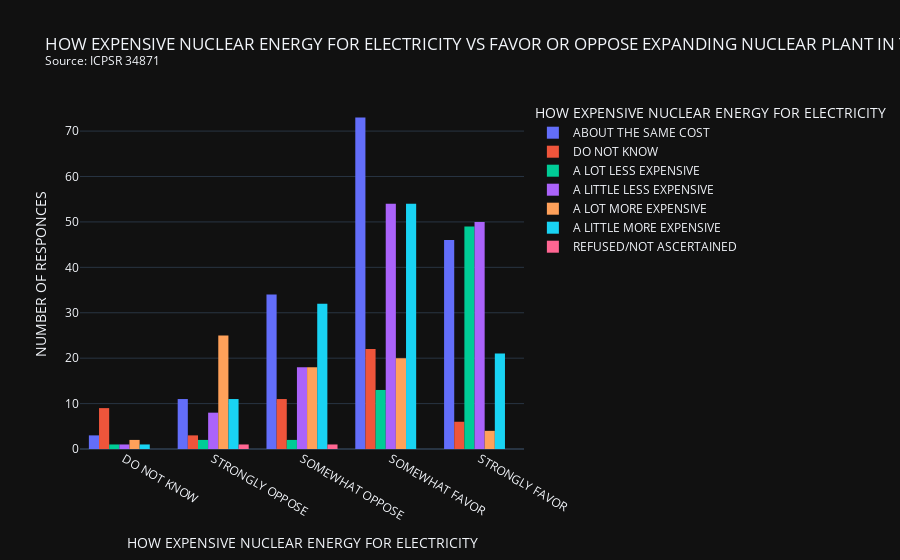
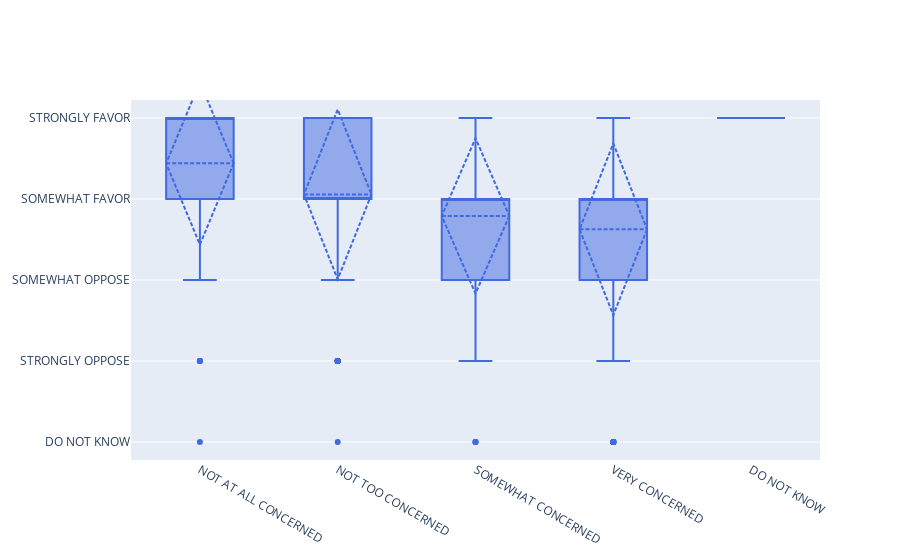

These figures' notebook cell, in order:
### Markdown cell above
Generally, there is a much larger amount who are concerned with energy independence

And those who are concerned about energy independence are for nuclear energy

### Code cell
# Q12: HOW EXPENSIVE NUCLEAR ENERGY FOR ELECTRICITY
# Q13: FAVOR OR OPPOSE EXPANDING NUCLEAR PLANT IN THE MIDLANDS OF SC

concern_list = ["Not at all concerned", "Not too concerned", "Somewhat concerned", "Very concerned"]
concern_list = [x.upper() for x in concern_list]

s = "HOW EXPENSIVE NUCLEAR ENERGY FOR ELECTRICITY" + " VS " + "FAVOR OR OPPOSE EXPANDING NUCLEAR PLANT IN THE MIDLANDS OF SC"
title = s + "<br><sup>Source: ICPSR 34871<sup>"
fig = px.histogram(df_IC, x="Q13", color="Q12", template='plotly_dark', title=title, barmode="group").update_xaxes(categoryorder='array', categoryarray=["DO NOT KNOW", "STRONGLY OPPOSE", "SOMEWHAT OPPOSE", "SOMEWHAT FAVOR", "STRONGLY FAVOR"]).update_layout(
xaxis_title="HOW EXPENSIVE NUCLEAR ENERGY FOR ELECTRICITY", yaxis_title="NUMBER OF RESPONCES", legend_title="HOW EXPENSIVE NUCLEAR ENERGY FOR ELECTRICITY",
)
fig.show()

fig = go.Figure()
fig.add_trace(go.Box(
    y=df_IC["Q13"],
    x=df_IC["Q10"],
    name='Mean & SD',
    marker_color='royalblue',
    boxmean='sd' # represent mean and standard deviationfor x in 
)).update_yaxes(categoryorder='array', categoryarray=["DO NOT KNOW", "STRONGLY OPPOSE", "SOMEWHAT OPPOSE", "SOMEWHAT FAVOR", "STRONGLY FAVOR"]).update_xaxes(
    categoryorder='array', categoryarray=concern_list)
fig.show()

### Figure 1 — Plotly figure (JSON) as saved in the notebook; plotly's stock layout.template omitted (floating-point values rounded to 4 significant figures; data arrays with more than 128 entries replaced by an {"elided": "..."} marker saying what was removed)
{"data": [{"alignmentgroup": "True", "bingroup": "x", "hovertemplate": "Q12=ABOUT THE SAME COST<br>Q13=%{x}<br>count=%{y}<extra></extra>", "legendgroup": "ABOUT THE SAME COST", "marker": {"color": "#636efa", "pattern": {"shape": ""}}, "name": "ABOUT THE SAME COST", "offsetgroup": "ABOUT THE SAME COST", "orientation": "v", "showlegend": true, "type": "histogram", "x": {"elided": "167 str values"}, "xaxis": "x", "yaxis": "y"}, {"alignmentgroup": "True", "bingroup": "x", "hovertemplate": "Q12=DO NOT KNOW<br>Q13=%{x}<br>count=%{y}<extra></extra>", "legendgroup": "DO NOT KNOW", "marker": {"color": "#EF553B", "pattern": {"shape": ""}}, "name": "DO NOT KNOW", "offsetgroup": "DO NOT KNOW", "orientation": "v", "showlegend": true, "type": "histogram", "x": ["SOMEWHAT OPPOSE", "SOMEWHAT FAVOR", "DO NOT KNOW", "SOMEWHAT FAVOR", "STRONGLY FAVOR", "DO NOT KNOW", "DO NOT KNOW", "STRONGLY OPPOSE", "SOMEWHAT FAVOR", "DO NOT KNOW", "STRONGLY FAVOR", "SOMEWHAT OPPOSE", "SOMEWHAT FAVOR", "SOMEWHAT FAVOR", "STRONGLY FAVOR", "DO NOT KNOW", "SOMEWHAT FAVOR", "SOMEWHAT FAVOR", "SOMEWHAT OPPOSE", "SOMEWHAT FAVOR", "SOMEWHAT FAVOR", "SOMEWHAT OPPOSE", "SOMEWHAT FAVOR", "SOMEWHAT FAVOR", "SOMEWHAT FAVOR", "SOMEWHAT OPPOSE", "SOMEWHAT OPPOSE", "STRONGLY FAVOR", "DO NOT KNOW", "SOMEWHAT FAVOR", "SOMEWHAT OPPOSE", "STRONGLY FAVOR", "STRONGLY FAVOR", "SOMEWHAT FAVOR", "SOMEWHAT FAVOR", "SOMEWHAT OPPOSE", "SOMEWHAT FAVOR", "DO NOT KNOW", "SOMEWHAT OPPOSE", "SOMEWHAT FAVOR", "STRONGLY OPPOSE", "STRONGLY OPPOSE", "SOMEWHAT OPPOSE", "DO NOT KNOW", "DO NOT KNOW", "SOMEWHAT FAVOR", "SOMEWHAT FAVOR", "SOMEWHAT FAVOR", "SOMEWHAT FAVOR", "SOMEWHAT OPPOSE", "SOMEWHAT FAVOR"], "xaxis": "x", "yaxis": "y"}, {"alignmentgroup": "True", "bingroup": "x", "hovertemplate": "Q12=A LOT LESS EXPENSIVE<br>Q13=%{x}<br>count=%{y}<extra></extra>", "legendgroup": "A LOT LESS EXPENSIVE", "marker": {"color": "#00cc96", "pattern": {"shape": ""}}, "name": "A LOT LESS EXPENSIVE", "offsetgroup": "A LOT LESS EXPENSIVE", "orientation": "v", "showlegend": true, "type": "histogram", "x": ["STRONGLY FAVOR", "STRONGLY FAVOR", "STRONGLY FAVOR", "SOMEWHAT FAVOR", "SOMEWHAT FAVOR", "SOMEWHAT FAVOR", "STRONGLY FAVOR", "STRONGLY FAVOR", "SOMEWHAT FAVOR", "STRONGLY FAVOR", "STRONGLY FAVOR", "STRONGLY FAVOR", "STRONGLY FAVOR", "STRONGLY FAVOR", "STRONGLY FAVOR", "SOMEWHAT OPPOSE", "SOMEWHAT FAVOR", "STRONGLY FAVOR", "STRONGLY FAVOR", "SOMEWHAT FAVOR", "STRONGLY FAVOR", "STRONGLY FAVOR", "SOMEWHAT FAVOR", "STRONGLY FAVOR", "STRONGLY FAVOR", "STRONGLY FAVOR", "STRONGLY FAVOR", "STRONGLY FAVOR", "STRONGLY FAVOR", "STRONGLY FAVOR", "STRONGLY FAVOR", "STRONGLY FAVOR", "STRONGLY FAVOR", "STRONGLY FAVOR", "STRONGLY FAVOR", "STRONGLY FAVOR", "STRONGLY FAVOR", "STRONGLY FAVOR", "STRONGLY FAVOR", "STRONGLY FAVOR", "STRONGLY OPPOSE", "SOMEWHAT FAVOR", "STRONGLY FAVOR", "STRONGLY FAVOR", "STRONGLY FAVOR", "SOMEWHAT FAVOR", "SOMEWHAT OPPOSE", "STRONGLY OPPOSE", "SOMEWHAT FAVOR", "DO NOT KNOW", "STRONGLY FAVOR", "STRONGLY FAVOR", "STRONGLY FAVOR", "STRONGLY FAVOR", "SOMEWHAT FAVOR", "STRONGLY FAVOR", "STRONGLY FAVOR", "STRONGLY FAVOR", "STRONGLY FAVOR", "STRONGLY FAVOR", "STRONGLY FAVOR", "SOMEWHAT FAVOR", "SOMEWHAT FAVOR", "STRONGLY FAVOR", "STRONGLY FAVOR", "STRONGLY FAVOR", "STRONGLY FAVOR"], "xaxis": "x", "yaxis": "y"}, {"alignmentgroup": "True", "bingroup": "x", "hovertemplate": "Q12=A LITTLE LESS EXPENSIVE<br>Q13=%{x}<br>count=%{y}<extra></extra>", "legendgroup": "A LITTLE LESS EXPENSIVE", "marker": {"color": "#ab63fa", "pattern": {"shape": ""}}, "name": "A LITTLE LESS EXPENSIVE", "offsetgroup": "A LITTLE LESS EXPENSIVE", "orientation": "v", "showlegend": true, "type": "histogram", "x": {"elided": "131 str values"}, "xaxis": "x", "yaxis": "y"}, {"alignmentgroup": "True", "bingroup": "x", "hovertemplate": "Q12=A LOT MORE EXPENSIVE<br>Q13=%{x}<br>count=%{y}<extra></extra>", "legendgroup": "A LOT MORE EXPENSIVE", "marker": {"color": "#FFA15A", "pattern": {"shape": ""}}, "name": "A LOT MORE EXPENSIVE", "offsetgroup": "A LOT MORE EXPENSIVE", "orientation": "v", "showlegend": true, "type": "histogram", "x": ["SOMEWHAT OPPOSE", "STRONGLY OPPOSE", "SOMEWHAT FAVOR", "STRONGLY OPPOSE", "STRONGLY OPPOSE", "SOMEWHAT OPPOSE", "SOMEWHAT FAVOR", "SOMEWHAT OPPOSE", "STRONGLY FAVOR", "STRONGLY OPPOSE", "STRONGLY OPPOSE", "SOMEWHAT OPPOSE", "SOMEWHAT OPPOSE", "DO NOT KNOW", "SOMEWHAT FAVOR", "SOMEWHAT OPPOSE", "SOMEWHAT OPPOSE", "SOMEWHAT FAVOR", "SOMEWHAT OPPOSE", "SOMEWHAT FAVOR", "STRONGLY OPPOSE", "SOMEWHAT OPPOSE", "STRONGLY FAVOR", "SOMEWHAT OPPOSE", "SOMEWHAT FAVOR", "STRONGLY OPPOSE", "STRONGLY OPPOSE", "SOMEWHAT FAVOR", "SOMEWHAT OPPOSE", "STRONGLY OPPOSE", "STRONGLY OPPOSE", "STRONGLY FAVOR", "SOMEWHAT FAVOR", "SOMEWHAT FAVOR", "STRONGLY OPPOSE", "STRONGLY OPPOSE", "STRONGLY OPPOSE", "STRONGLY OPPOSE", "SOMEWHAT FAVOR", "STRONGLY OPPOSE", "SOMEWHAT OPPOSE", "SOMEWHAT OPPOSE", "STRONGLY FAVOR", "SOMEWHAT FAVOR", "STRONGLY OPPOSE", "SOMEWHAT FAVOR", "STRONGLY OPPOSE", "SOMEWHAT FAVOR", "DO NOT KNOW", "SOMEWHAT FAVOR", "STRONGLY OPPOSE", "SOMEWHAT OPPOSE", "SOMEWHAT OPPOSE", "SOMEWHAT FAVOR", "SOMEWHAT OPPOSE", "SOMEWHAT FAVOR", "SOMEWHAT FAVOR", "STRONGLY OPPOSE", "SOMEWHAT OPPOSE", "STRONGLY OPPOSE", "STRONGLY OPPOSE", "SOMEWHAT FAVOR", "SOMEWHAT FAVOR", "STRONGLY OPPOSE", "SOMEWHAT FAVOR", "STRONGLY OPPOSE", "STRONGLY OPPOSE", "STRONGLY OPPOSE", "SOMEWHAT OPPOSE"], "xaxis": "x", "yaxis": "y"}, {"alignmentgroup": "True", "bingroup": "x", "hovertemplate": "Q12=A LITTLE MORE EXPENSIVE<br>Q13=%{x}<br>count=%{y}<extra></extra>", "legendgroup": "A LITTLE MORE EXPENSIVE", "marker": {"color": "#19d3f3", "pattern": {"shape": ""}}, "name": "A LITTLE MORE EXPENSIVE", "offsetgroup": "A LITTLE MORE EXPENSIVE", "orientation": "v", "showlegend": true, "type": "histogram", "x": ["STRONGLY FAVOR", "SOMEWHAT OPPOSE", "SOMEWHAT FAVOR", "SOMEWHAT FAVOR", "STRONGLY FAVOR", "SOMEWHAT FAVOR", "SOMEWHAT FAVOR", "SOMEWHAT OPPOSE", "STRONGLY OPPOSE", "SOMEWHAT FAVOR", "SOMEWHAT FAVOR", "STRONGLY OPPOSE", "SOMEWHAT FAVOR", "SOMEWHAT FAVOR", "STRONGLY OPPOSE", "SOMEWHAT OPPOSE", "SOMEWHAT OPPOSE", "SOMEWHAT OPPOSE", "SOMEWHAT OPPOSE", "STRONGLY OPPOSE", "STRONGLY FAVOR", "STRONGLY OPPOSE", "SOMEWHAT FAVOR", "STRONGLY FAVOR", "STRONGLY OPPOSE", "SOMEWHAT FAVOR", "SOMEWHAT OPPOSE", "SOMEWHAT FAVOR", "SOMEWHAT OPPOSE", "SOMEWHAT OPPOSE", "SOMEWHAT FAVOR", "SOMEWHAT FAVOR", "SOMEWHAT OPPOSE", "SOMEWHAT OPPOSE", "SOMEWHAT OPPOSE", "SOMEWHAT FAVOR", "SOMEWHAT FAVOR", "SOMEWHAT FAVOR", "SOMEWHAT FAVOR", "SOMEWHAT OPPOSE", "SOMEWHAT FAVOR", "SOMEWHAT FAVOR", "STRONGLY OPPOSE", "SOMEWHAT OPPOSE", "SOMEWHAT OPPOSE", "SOMEWHAT FAVOR", "SOMEWHAT FAVOR", "STRONGLY FAVOR", "SOMEWHAT OPPOSE", "SOMEWHAT FAVOR", "SOMEWHAT FAVOR", "STRONGLY FAVOR", "SOMEWHAT OPPOSE", "STRONGLY FAVOR", "SOMEWHAT FAVOR", "STRONGLY FAVOR", "STRONGLY FAVOR", "SOMEWHAT OPPOSE", "STRONGLY FAVOR", "STRONGLY FAVOR", "STRONGLY FAVOR", "STRONGLY FAVOR", "SOMEWHAT FAVOR", "SOMEWHAT FAVOR", "SOMEWHAT FAVOR", "STRONGLY FAVOR", "SOMEWHAT FAVOR", "SOMEWHAT FAVOR", "SOMEWHAT OPPOSE", "SOMEWHAT FAVOR", "SOMEWHAT FAVOR", "SOMEWHAT FAVOR", "SOMEWHAT FAVOR", "DO NOT KNOW", "STRONGLY OPPOSE", "SOMEWHAT FAVOR", "SOMEWHAT FAVOR", "SOMEWHAT FAVOR", "SOMEWHAT OPPOSE", "SOMEWHAT OPPOSE", "SOMEWHAT FAVOR", "SOMEWHAT FAVOR", "SOMEWHAT FAVOR", "SOMEWHAT FAVOR", "STRONGLY FAVOR", "SOMEWHAT OPPOSE", "SOMEWHAT OPPOSE", "STRONGLY OPPOSE", "SOMEWHAT OPPOSE", "SOMEWHAT OPPOSE", "SOMEWHAT FAVOR", "SOMEWHAT OPPOSE", "STRONGLY FAVOR", "SOMEWHAT FAVOR", "SOMEWHAT OPPOSE", "SOMEWHAT OPPOSE", "SOMEWHAT FAVOR", "STRONGLY FAVOR", "SOMEWHAT FAVOR", "SOMEWHAT FAVOR", "SOMEWHAT FAVOR", "SOMEWHAT OPPOSE", "SOMEWHAT FAVOR", "SOMEWHAT FAVOR", "STRONGLY FAVOR", "SOMEWHAT OPPOSE", "SOMEWHAT FAVOR", "STRONGLY FAVOR", "STRONGLY OPPOSE", "SOMEWHAT FAVOR", "SOMEWHAT FAVOR", "STRONGLY FAVOR", "STRONGLY FAVOR", "SOMEWHAT FAVOR", "SOMEWHAT OPPOSE", "STRONGLY OPPOSE", "SOMEWHAT FAVOR", "SOMEWHAT FAVOR", "SOMEWHAT OPPOSE"], "xaxis": "x", "yaxis": "y"}, {"alignmentgroup": "True", "bingroup": "x", "hovertemplate": "Q12=REFUSED/NOT ASCERTAINED<br>Q13=%{x}<br>count=%{y}<extra></extra>", "legendgroup": "REFUSED/NOT ASCERTAINED", "marker": {"color": "#FF6692", "pattern": {"shape": ""}}, "name": "REFUSED/NOT ASCERTAINED", "offsetgroup": "REFUSED/NOT ASCERTAINED", "orientation": "v", "showlegend": true, "type": "histogram", "x": ["SOMEWHAT OPPOSE", "STRONGLY OPPOSE"], "xaxis": "x", "yaxis": "y"}], "layout": {"autosize": true, "barmode": "group", "legend": {"title": {"text": "HOW EXPENSIVE NUCLEAR ENERGY FOR ELECTRICITY"}, "tracegroupgap": 0}, "title": {"text": "HOW EXPENSIVE NUCLEAR ENERGY FOR ELECTRICITY VS FAVOR OR OPPOSE EXPANDING NUCLEAR PLANT IN THE MIDLANDS OF SC<br><sup>Source: ICPSR 34871<sup>"}, "xaxis": {"anchor": "y", "autorange": true, "categoryarray": ["DO NOT KNOW", "STRONGLY OPPOSE", "SOMEWHAT OPPOSE", "SOMEWHAT FAVOR", "STRONGLY FAVOR"], "categoryorder": "array", "domain": [0, 1], "range": [-0.5, 4.5], "title": {"text": "HOW EXPENSIVE NUCLEAR ENERGY FOR ELECTRICITY"}, "type": "category"}, "yaxis": {"anchor": "x", "autorange": true, "domain": [0, 1], "range": [0, 76.84], "title": {"text": "NUMBER OF RESPONCES"}}}}

### Figure 2 — Plotly figure (JSON) as saved in the notebook; plotly's stock layout.template omitted (floating-point values rounded to 4 significant figures; data arrays with more than 128 entries replaced by an {"elided": "..."} marker saying what was removed)
{"data": [{"boxmean": "sd", "marker": {"color": "royalblue"}, "name": "Mean & SD", "type": "box", "x": {"elided": "606 str values"}, "y": {"elided": "606 str values"}}], "layout": {"autosize": true, "xaxis": {"autorange": true, "categoryarray": ["NOT AT ALL CONCERNED", "NOT TOO CONCERNED", "SOMEWHAT CONCERNED", "VERY CONCERNED"], "categoryorder": "array", "range": [-0.5, 4.5], "type": "category"}, "yaxis": {"autorange": true, "categoryarray": ["DO NOT KNOW", "STRONGLY OPPOSE", "SOMEWHAT OPPOSE", "SOMEWHAT FAVOR", "STRONGLY FAVOR"], "categoryorder": "array", "range": [-0.2222, 4.222], "type": "category"}}}
